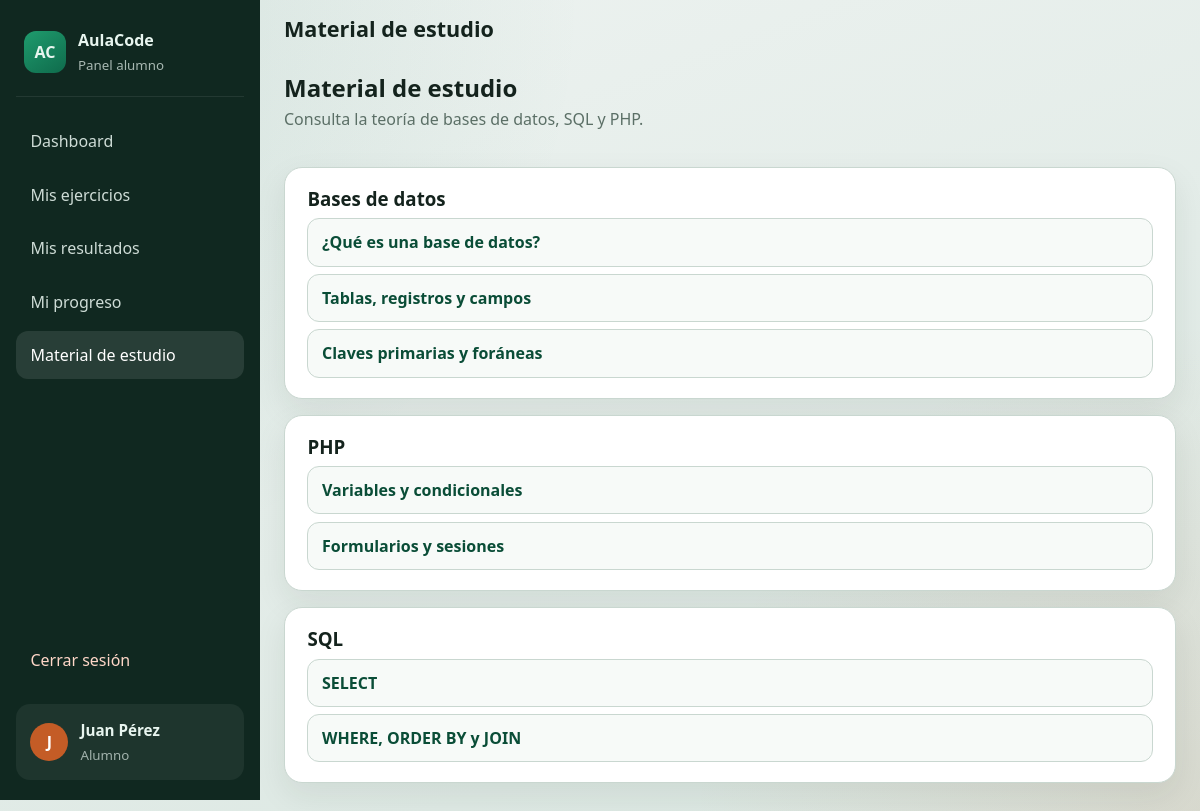
Screenshot of /alumno/materiales.php (signed in) with the database file from the repository.
### tables this page shows
CREATE TABLE `materiales` (
  `id` INT UNSIGNED NOT NULL AUTO_INCREMENT,
  `titulo` VARCHAR(200) NOT NULL,
  `categoria` VARCHAR(100) NOT NULL DEFAULT 'General',
  `contenido` MEDIUMTEXT NOT NULL,
  `orden` INT UNSIGNED NOT NULL DEFAULT 1,
  `publicado` TINYINT(1) NOT NULL DEFAULT 0,
  `creado_por` INT UNSIGNED NOT NULL,
  `creado_en` DATETIME NOT NULL DEFAULT CURRENT_TIMESTAMP,
  `actualizado_en` DATETIME NULL DEFAULT NULL ON UPDATE CURRENT_TIMESTAMP,
  PRIMARY KEY (`id`),
  KEY `idx_materiales_categoria` (`categoria`),
  KEY `idx_materiales_publicado` (`publicado`),
  KEY `idx_materiales_creado_por` (`creado_por`),
  CONSTRAINT `fk_materiales_creado_por`
    FOREIGN KEY (`creado_por`) REFERENCES `usuarios` (`id`)
    ON UPDATE CASCADE ON DELETE RESTRICT
);

### includes/functions.php (called while the page is built, shortened)
<?php
function e(?string $value): string
{
    return htmlspecialchars((string) $value, ENT_QUOTES | ENT_SUBSTITUTE, 'UTF-8');
}
function url(string $path = ''): string
{
    $path = ltrim($path, '/');
    return BASE_PATH . ($path !== '' ? '/' . $path : '');
}

### alumno/materiales.php (the view, shortened to what this page needs)
<?php
$pdo = db();
    ?>
    <?php
$materiales = $pdo->query(
    'SELECT id, titulo, categoria, orden
     FROM materiales
     WHERE publicado = 1
     ORDER BY categoria, orden, titulo'
)->fetchAll();
$porCategoria = [];
foreach ($materiales as $m) {
    $porCategoria[$m['categoria']][] = $m;
}
require_once __DIR__ . '/../includes/header.php';
?>
<section class="toolbar">
    <div>
        <h2>Material de estudio</h2>
        <p>Consulta la teoría de bases de datos, SQL y PHP.</p>
    </div>
</section>
<?php if (!$porCategoria): ?>
<section class="panel">
    <p class="empty-cell">Todavía no hay materiales publicados.</p>
</section>
<?php else: ?>
    <?php foreach ($porCategoria as $categoria => $items): ?>
    <section class="panel" style="margin-bottom:1rem;">
        <h3><?= e($categoria) ?></h3>
        <ul class="material-list">
            <?php foreach ($items as $item): ?>
                <li>
                    <a href="<?= e(url('alumno/materiales.php?id=' . (int)$item['id'])) ?>">
                        <?= e($item['titulo']) ?>
                    </a>
                </li>
            <?php endforeach; ?>
        </ul>
    </section>
    <?php endforeach; ?>
<?php endif; ?>
<?php require_once __DIR__ . '/../includes/footer.php'; ?>

### assets/css/style.css (style rules this page uses)
:root { --bg: #eef3f1; --bg-deep: #d9e6e0; --surface: #ffffff; --ink: #14231d; --muted: #5b6f66; --line: #c9d7d0; --brand: #0f6b4c; --brand-dark: #0a4d37; --brand-soft: #d8f0e5; --accent: #c45c26; --accent-soft: #f8e6dc; --danger: #b42318; --danger-soft: #fde8e6; --success: #0f6b4c; --success-soft: #d8f0e5; --warning: #9a6700; --warning-soft: #fff4d6; --shadow: 0 12px 32px rgba(20, 35, 29, 0.08); --radius: 18px; --sidebar-w: 260px; --font-display: "Segoe UI", "Trebuchet MS", sans-serif; --font-body: "Segoe UI", "Candara", sans-serif; }
*, *::before, *::after { box-sizing: border-box; }
html, body { margin: 0; padding: 0; min-height: 100%; }
body { font-family: var(--font-body); color: var(--ink); background: radial-gradient(circle at top left, rgba(15, 107, 76, 0.12), transparent 40%), radial-gradient(circle at bottom right, rgba(196, 92, 38, 0.10), transparent 35%), linear-gradient(160deg, var(--bg), var(--bg-deep)); line-height: 1.5; }
a { color: var(--brand); text-decoration: none; }
h1, h2, h3, h4 { font-family: var(--font-display); margin: 0 0 0.5rem; line-height: 1.2; }
p { margin: 0 0 1rem; color: var(--muted); }
.stat-card, .panel { background: var(--surface); border: 1px solid var(--line); border-radius: var(--radius); box-shadow: var(--shadow); }
.panel { padding: 1.25rem 1.4rem; }
.toolbar { display: flex; justify-content: space-between; align-items: flex-start; gap: 1rem; margin: 0.75rem 0 1.25rem; flex-wrap: wrap; }
.toolbar h2 { margin-bottom: 0.25rem; }
.material-list { list-style: none; padding: 0; margin: 0; display: grid; gap: 0.45rem; }
.material-list a { display: block; padding: 0.7rem 0.85rem; border-radius: 12px; background: #f7faf8; border: 1px solid var(--line); color: var(--brand-dark); font-weight: 600; }

### rows the page displays
materiales: titulo "¿Qué es una base de datos?"
materiales: titulo "Tablas, registros y campos"
materiales: titulo "Claves primarias y foráneas"
materiales: titulo "Variables y condicionales"
materiales: titulo "Formularios y sesiones"
materiales: titulo "SELECT"
materiales: titulo "WHERE, ORDER BY y JOIN"

### other values shown
APP_NAME "AulaCode"
mb_substr($fullName, 0, 1) "J"
$fullName "Juan Pérez"
$pageTitle "Material de estudio"
$categoria "Bases de datos"
$categoria "PHP"
$categoria "SQL"
